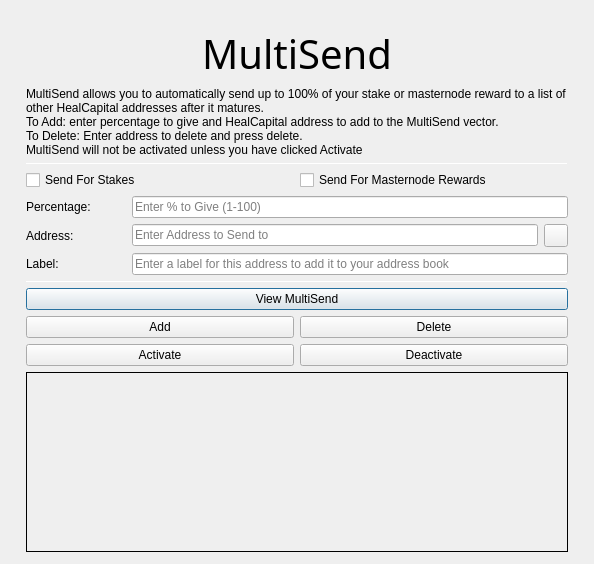
<?xml version="1.0" encoding="UTF-8"?>
<ui version="4.0">
 <class>MultiSendDialog</class>
 <widget class="QDialog" name="MultiSendDialog">
  <property name="windowModality">
   <enum>Qt::NonModal</enum>
  </property>
  <property name="geometry">
   <rect>
    <x>0</x>
    <y>0</y>
    <width>594</width>
    <height>526</height>
   </rect>
  </property>
  <property name="windowTitle">
   <string>MultiSend</string>
  </property>
  <layout class="QVBoxLayout" name="verticalLayout" stretch="0">
   <property name="leftMargin">
    <number>6</number>
   </property>
   <property name="topMargin">
    <number>6</number>
   </property>
   <property name="rightMargin">
    <number>6</number>
   </property>
   <property name="bottomMargin">
    <number>6</number>
   </property>
   <item>
    <layout class="QVBoxLayout" name="verticalLayout_Main" stretch="0,1,1,1,0,1,1,1">
     <property name="leftMargin">
      <number>20</number>
     </property>
     <property name="topMargin">
      <number>20</number>
     </property>
     <property name="rightMargin">
      <number>20</number>
     </property>
     <property name="bottomMargin">
      <number>20</number>
     </property>
     <item>
      <widget class="QLabel" name="multiSendHeader">
       <property name="font">
        <font>
         <family>Hind</family>
         <pointsize>30</pointsize>
         <weight>50</weight>
         <bold>false</bold>
        </font>
       </property>
       <property name="text">
        <string>MultiSend</string>
       </property>
       <property name="alignment">
        <set>Qt::AlignCenter</set>
       </property>
      </widget>
     </item>
     <item>
      <widget class="QLabel" name="label_2">
       <property name="lineWidth">
        <number>1</number>
       </property>
       <property name="text">
        <string>MultiSend allows you to automatically send up to 100% of your stake or masternode reward to a list of other HealCapital addresses after it matures.
To Add: enter percentage to give and HealCapital address to add to the MultiSend vector.
To Delete: Enter address to delete and press delete.
MultiSend will not be activated unless you have clicked Activate</string>
       </property>
       <property name="alignment">
        <set>Qt::AlignLeading|Qt::AlignLeft|Qt::AlignTop</set>
       </property>
       <property name="wordWrap">
        <bool>true</bool>
       </property>
      </widget>
     </item>
     <item>
      <widget class="Line" name="line">
       <property name="minimumSize">
        <size>
         <width>0</width>
         <height>1</height>
        </size>
       </property>
       <property name="maximumSize">
        <size>
         <width>16777215</width>
         <height>1</height>
        </size>
       </property>
       <property name="orientation">
        <enum>Qt::Horizontal</enum>
       </property>
      </widget>
     </item>
     <item>
      <layout class="QVBoxLayout" name="verticalLayout_Settings">
       <item>
        <layout class="QHBoxLayout" name="horizontalLayout">
         <item>
          <widget class="QCheckBox" name="multiSendStakeCheckBox">
           <property name="text">
            <string>Send For Stakes</string>
           </property>
          </widget>
         </item>
         <item>
          <widget class="QCheckBox" name="multiSendMasternodeCheckBox">
           <property name="text">
            <string>Send For Masternode Rewards</string>
           </property>
          </widget>
         </item>
        </layout>
       </item>
       <item>
        <layout class="QHBoxLayout" name="horizontalLayout_6">
         <item>
          <widget class="QLabel" name="label">
           <property name="minimumSize">
            <size>
             <width>100</width>
             <height>0</height>
            </size>
           </property>
           <property name="toolTip">
            <string>Percentage of stake to send</string>
           </property>
           <property name="text">
            <string>Percentage:</string>
           </property>
          </widget>
         </item>
         <item>
          <widget class="QLineEdit" name="multiSendPercentEdit">
           <property name="toolTip">
            <string>Enter whole numbers 1 - 100</string>
           </property>
           <property name="placeholderText">
            <string>Enter % to Give (1-100)</string>
           </property>
          </widget>
         </item>
        </layout>
       </item>
       <item>
        <layout class="QHBoxLayout" name="horizontalLayout_7">
         <item>
          <widget class="QLabel" name="label_5">
           <property name="minimumSize">
            <size>
             <width>100</width>
             <height>0</height>
            </size>
           </property>
           <property name="toolTip">
            <string>Address to send portion of stake to</string>
           </property>
           <property name="text">
            <string>Address:</string>
           </property>
          </widget>
         </item>
         <item>
          <widget class="QLineEdit" name="multiSendAddressEdit">
           <property name="toolTip">
            <string/>
           </property>
           <property name="placeholderText">
            <string>Enter Address to Send to</string>
           </property>
          </widget>
         </item>
         <item>
          <widget class="QToolButton" name="addressBookButton">
           <property name="maximumSize">
            <size>
             <width>16777215</width>
             <height>32</height>
            </size>
           </property>
           <property name="toolTip">
            <string>Choose an address from the address book</string>
           </property>
           <property name="text">
            <string/>
           </property>
           <property name="icon">
            <iconset resource="../healcapital.qrc">
             <normaloff>:/icons/address-book</normaloff>:/icons/address-book</iconset>
           </property>
           <property name="shortcut">
            <string>Alt+A</string>
           </property>
          </widget>
         </item>
        </layout>
       </item>
      </layout>
     </item>
     <item>
      <layout class="QHBoxLayout" name="horizontalLayout_3">
       <item>
        <widget class="QLabel" name="label_3">
         <property name="minimumSize">
          <size>
           <width>100</width>
           <height>0</height>
          </size>
         </property>
         <property name="text">
          <string>Label:</string>
         </property>
        </widget>
       </item>
       <item>
        <widget class="QLineEdit" name="labelAddressLabelEdit">
         <property name="placeholderText">
          <string>Enter a label for this address to add it to your address book</string>
         </property>
        </widget>
       </item>
      </layout>
     </item>
     <item>
      <widget class="Line" name="line_2">
       <property name="minimumSize">
        <size>
         <width>0</width>
         <height>1</height>
        </size>
       </property>
       <property name="maximumSize">
        <size>
         <width>16777215</width>
         <height>1</height>
        </size>
       </property>
       <property name="orientation">
        <enum>Qt::Horizontal</enum>
       </property>
      </widget>
     </item>
     <item>
      <layout class="QVBoxLayout" name="verticalLayout_Buttons">
       <item>
        <layout class="QHBoxLayout" name="horizontalLayout_4">
         <item>
          <widget class="QPushButton" name="viewButton">
           <property name="toolTip">
            <string/>
           </property>
           <property name="statusTip">
            <string>View MultiSend Vector</string>
           </property>
           <property name="text">
            <string>View MultiSend</string>
           </property>
          </widget>
         </item>
        </layout>
       </item>
       <item>
        <layout class="QHBoxLayout" name="horizontalLayout_2">
         <item>
          <widget class="QPushButton" name="addButton">
           <property name="toolTip">
            <string/>
           </property>
           <property name="statusTip">
            <string>Add to MultiSend Vector</string>
           </property>
           <property name="text">
            <string>Add</string>
           </property>
          </widget>
         </item>
         <item>
          <widget class="QPushButton" name="deleteButton">
           <property name="toolTip">
            <string/>
           </property>
           <property name="statusTip">
            <string>Delete Address From MultiSend Vector</string>
           </property>
           <property name="text">
            <string>Delete</string>
           </property>
          </widget>
         </item>
        </layout>
       </item>
       <item>
        <layout class="QHBoxLayout" name="horizontalLayout_5">
         <item>
          <widget class="QPushButton" name="activateButton">
           <property name="statusTip">
            <string>Activate MultiSend</string>
           </property>
           <property name="text">
            <string>Activate</string>
           </property>
          </widget>
         </item>
         <item>
          <widget class="QPushButton" name="disableButton">
           <property name="statusTip">
            <string>Deactivate MultiSend</string>
           </property>
           <property name="text">
            <string>Deactivate</string>
           </property>
          </widget>
         </item>
        </layout>
       </item>
      </layout>
     </item>
     <item>
      <widget class="QLabel" name="message">
       <property name="minimumSize">
        <size>
         <width>0</width>
         <height>180</height>
        </size>
       </property>
       <property name="frameShape">
        <enum>QFrame::Panel</enum>
       </property>
       <property name="frameShadow">
        <enum>QFrame::Plain</enum>
       </property>
       <property name="lineWidth">
        <number>1</number>
       </property>
       <property name="midLineWidth">
        <number>1</number>
       </property>
       <property name="text">
        <string/>
       </property>
       <property name="alignment">
        <set>Qt::AlignLeading|Qt::AlignLeft|Qt::AlignTop</set>
       </property>
       <property name="wordWrap">
        <bool>true</bool>
       </property>
      </widget>
     </item>
    </layout>
   </item>
  </layout>
 </widget>
 <resources>
  <include location="../healcapital.qrc"/>
 </resources>
 <connections/>
</ui>
